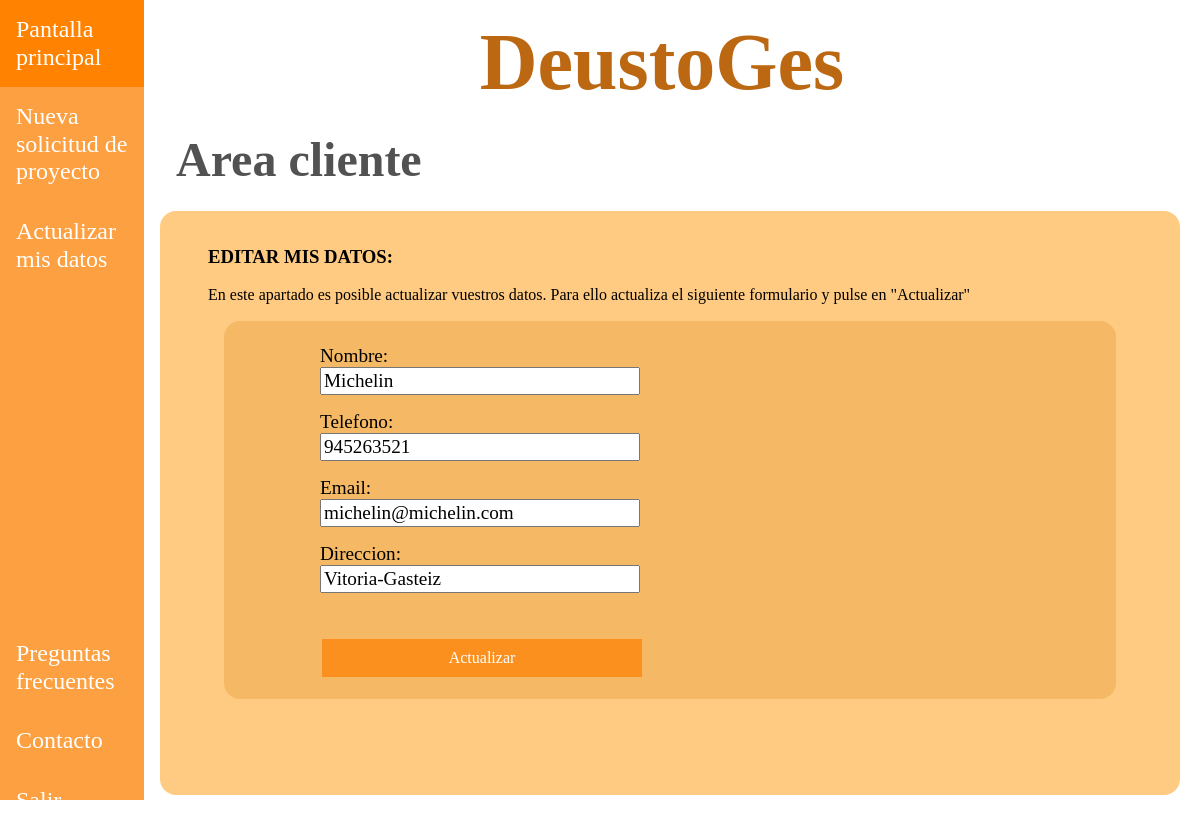
/appDeustoGes/clientes/1/update, run on the app's committed database.
### appDeustoGes/models.py (models this page shows, shortened)
class Cliente(models.Model):
    nombre = models.CharField(max_length=15)
    telefono = models.IntegerField()
    email = models.EmailField()
    direccion = models.CharField(max_length=50)
    created = models.DateTimeField(auto_now_add=True, blank=True, null=True)
    updated = models.DateTimeField(auto_now=True, blank=True, null=True)
    class Meta:
        verbose_name = "cliente"
        verbose_name_plural = "clientes"

### appDeustoGes/views.py (the view, shortened to what this page needs)
# urls.py: path('/clientes/<int:id_cliente>/update', ClienteUpdateView.as_view(), name="cliente_update"),
class ClienteUpdateView(UpdateView):
    model = Cliente
    def get(self, request, id_cliente):
        cliente = Cliente.objects.get(id=id_cliente)
        formulario = ClienteForm(instance=cliente)
        context = {
            'formulario': formulario,
            'cliente': cliente
        }
        return render(request, 'appDeustoGes/cliente_update.html', context)

### appDeustoGes/forms.py
class ClienteForm(forms.ModelForm):
    class Meta:
        model = Cliente
        fields = '__all__'

### templates/appDeustoGes/cliente_update.html (shortened to what this page needs)
{% extends "base.html" %}
{% block css %}
    <link rel="stylesheet" href="/../static/css/normalize.css">
    <link rel="stylesheet" href="/../static/css/style.css">
{% endblock %}
{% block nav_header %}
    <nav class="barra-lateral">
        <ul class="listado-barra-lateral listado-barra-lateral-cliente">
            <div>
                <li><a href="{% url 'pantalla_cliente' cliente.id %}">Pantalla principal</a></li>
                <li><a href="{% url 'solicitud_create' cliente.id %}">Nueva solicitud de proyecto</a></li>
                <li><a href="{% url 'cliente_update' cliente.id %}">Actualizar mis datos</a></li>
            </div>
            <div>
                <li><a href="{% url 'preguntas_frecuentes' cliente.id %}">Preguntas frecuentes</a></li>
                <li><a href="{% url 'contacto' cliente.id%}">Contacto</a></li>
                <li><a href="{% url 'pantalla_inicio' %}">Salir</a></li>
            </div>
        </ul>
    </nav>
{% endblock %}
{% block main_contenido %}
<h2>Area cliente</h2>
<div class="contenido">
    <div class="introduccion">
        <h3>EDITAR MIS DATOS:</h3>
        <p>En este apartado es posible actualizar vuestros datos. Para ello actualiza el siguiente formulario y pulse
        en "Actualizar"</p>
        <div class="contenido_interno">
            <form id="formulario" class="formulario" action="{% url 'cliente_update' cliente.id%}" method="post">
                <div class="contenido-formulario">
                    {{ formulario.nombre.label_tag }}
                    {{ formulario.nombre }}
                </div>
                <div class="contenido-formulario">
                    {{ formulario.telefono.label_tag }}
                    {{ formulario.telefono }}
                </div>
                <div class="contenido-formulario">
                    {{ formulario.email.label_tag }}
                    {{ formulario.email }}
                </div>
                <div class="contenido-formulario">
                    {{ formulario.direccion.label_tag }}
                    {{ formulario.direccion }}
                </div>
                <div class="contenido-formulario">
                </div>
                <div class="contenido-formulario">
                </div>
                <input id="boton-enviar" type="submit" class="añadir-button" value="Actualizar"/>
            </form>
        </div>
    </div>
</div>
{% endblock %}

### static/css/style.css (style rules this page uses)
html { box-sizing: border-box; }
*, *:before, *:after { box-sizing: inherit; }
a { text-decoration: none; color: black; }
ul { list-style: none; margin: 0; padding: 0; }
.flex { display: flex; flex-wrap: wrap; width: 100%; overflow-x: hidden; }
h2 { margin-block:0; padding-block: 1.5rem; margin-left: 2rem; font-size: 6vh; width: 100%; color: rgba(0, 0, 0, 0.678); }
.barra-lateral { width: 12vw; background-color: rgba(252, 140, 24, 0.82); height: 100vh; }
.listado-barra-lateral { display: grid; grid-template-rows: 93vh 7vh; }
.listado-barra-lateral-cliente { grid-template-rows: 78vh 22vh; }
.listado-barra-lateral a { font-size: 1.5rem; color: white; display: block; padding: 1rem; }
.contenido { padding: 1rem; margin-left: 1rem; width: 85vw; height: 73vh; background-color: rgba(255, 149, 0, 0.49); border-radius: 1rem; }
.introduccion { margin-inline: 2rem; }
.contenido_interno { margin-inline: 1rem; padding: 1rem; background-color: rgba(216, 136, 24, 0.27); margin-block: 1rem; border-radius: 1rem; }
.añadir-button { background-color: rgba(252, 140, 24, 0.91); text-align: center; border: none; color: white; padding: 10px 20px; text-decoration: none; display: inline-block; font-size: 16px; margin: 6px 2px; transition-duration: 0.4s; cursor: pointer; }
.formulario { margin-left: 5rem; font-size: 1.2rem; }
.formulario label { display: block; }
.formulario input { width: 20rem; }
.contenido-formulario { padding-block: 0.5rem; }

### data on the page
Cliente: nombre "Michelin", telefono "945263521", email "michelin@michelin.com", direccion "Vitoria-Gasteiz"
